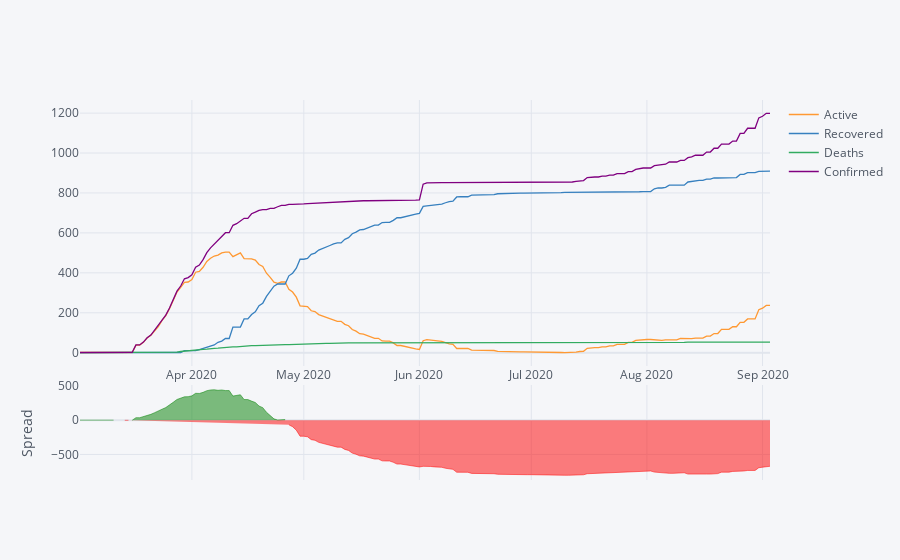

Write notebook code for a chart like this one.
### Code cell
if interactive:
    df_andorra.iplot(kind='spread')
else:
    for c in cols:
        plt.plot(df_andorra[c], label=c)
    plt.legend()
    plt.xlabel('Date')

### Figure 1 — Plotly figure (JSON) as saved in the notebook; plotly's stock layout.template omitted (floating-point values rounded to 4 significant figures; data arrays with more than 128 entries replaced by an {"elided": "..."} marker saying what was removed)
{"data": [{"line": {"color": "rgba(255, 153, 51, 1.0)", "dash": "solid", "shape": "linear", "width": 1.3}, "mode": "lines", "name": "Active", "text": "", "type": "scatter", "x": {"elided": "186 str values"}, "y": {"elided": "186 int values"}}, {"line": {"color": "rgba(55, 128, 191, 1.0)", "dash": "solid", "shape": "linear", "width": 1.3}, "mode": "lines", "name": "Recovered", "text": "", "type": "scatter", "x": {"elided": "186 str values"}, "y": {"elided": "186 int values"}}, {"line": {"color": "rgba(50, 171, 96, 1.0)", "dash": "solid", "shape": "linear", "width": 1.3}, "mode": "lines", "name": "Deaths", "text": "", "type": "scatter", "x": {"elided": "186 str values"}, "y": {"elided": "186 int values"}}, {"line": {"color": "rgba(128, 0, 128, 1.0)", "dash": "solid", "shape": "linear", "width": 1.3}, "mode": "lines", "name": "Confirmed", "text": "", "type": "scatter", "x": {"elided": "186 str values"}, "y": {"elided": "186 int values"}}, {"connectgaps": false, "fill": "tozeroy", "line": {"color": "green", "dash": "solid", "shape": "linear", "width": 0.5}, "mode": "lines", "name": "Spread", "showlegend": false, "type": "scatter", "x": {"elided": "186 str values"}, "xaxis": "x2", "y": {"elided": "186 mixed values"}, "yaxis": "y2"}, {"connectgaps": false, "fill": "tozeroy", "line": {"color": "red", "dash": "solid", "shape": "linear", "width": 0.5}, "mode": "lines", "name": "Spread", "showlegend": false, "type": "scatter", "x": {"elided": "186 str values"}, "xaxis": "x2", "y": {"elided": "186 mixed values"}, "yaxis": "y2"}], "layout": {"hovermode": "x", "legend": {"bgcolor": "#F5F6F9", "font": {"color": "#4D5663"}}, "paper_bgcolor": "#F5F6F9", "plot_bgcolor": "#F5F6F9", "title": {"font": {"color": "#4D5663"}}, "xaxis": {"gridcolor": "#E1E5ED", "showgrid": true, "tickfont": {"color": "#4D5663"}, "title": {"font": {"color": "#4D5663"}, "text": ""}, "zerolinecolor": "#E1E5ED"}, "xaxis2": {"anchor": "y2", "gridcolor": "#E1E5ED", "showgrid": true, "showticklabels": false, "tickfont": {"color": "#4D5663"}, "title": {"font": {"color": "#4D5663"}, "text": ""}, "zerolinecolor": "#E1E5ED"}, "yaxis": {"domain": [0.3, 1], "gridcolor": "#E1E5ED", "showgrid": true, "tickfont": {"color": "#4D5663"}, "title": {"font": {"color": "#4D5663"}, "text": ""}, "zerolinecolor": "#E1E5ED"}, "yaxis2": {"domain": [0, 0.25], "gridcolor": "#E1E5ED", "showgrid": true, "tickfont": {"color": "#4D5663"}, "title": {"font": {"color": "#4D5663"}, "text": "Spread"}, "zerolinecolor": "#E1E5ED"}}}
